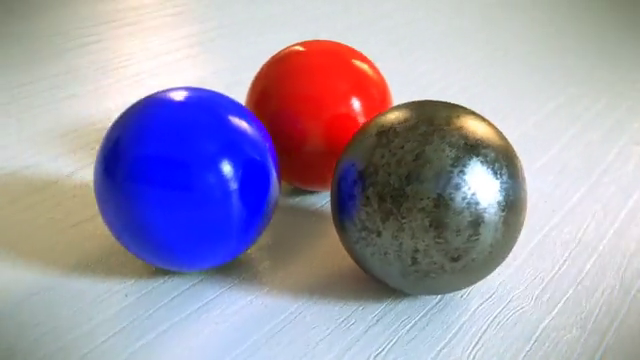
#> input picture CV_Builder_Series/ball.png, 640 x 360 px
$ python task6_3.py
#> lines starting #> are read from the running program, lines starting #| are printed output that depends on the picture
import cv2

path = "../ball.png"

img = cv2.imread(path)
#> img is the input picture: shape (360, 640, 3); mean B, G, R 175.4, 155.8, 161.7
size = img.shape
#> size = (360, 640, 3)
w = size[0]
#> w = 360
h = size[1]
#> h = 640

center = (int(h/2), int(w/2))
#> center = (320, 180)
M = cv2.getRotationMatrix2D(center, 45, 1)
img_rotate = cv2.warpAffine(img, M, (h, w))
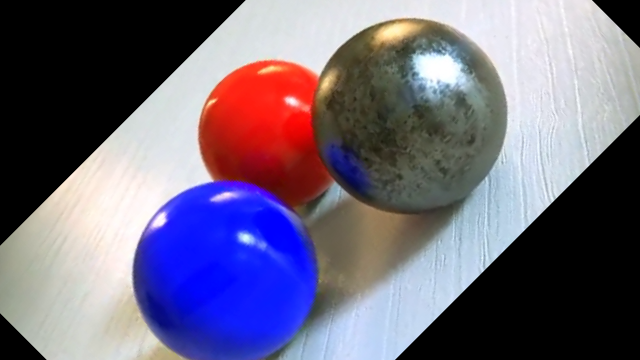
#> img_rotate: shape (360, 640, 3); mean B, G, R 125.2, 104, 111.3

cv2.imshow("Actual", img)
cv2.imshow("Rotated", img_rotate)

cv2.waitKey()
cv2.destroyAllWindows()

$ run again, with CV_Builder_Series/mrBean.png copied over CV_Builder_Series/ball.png
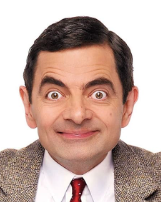
#> input picture CV_Builder_Series/mrBean.png, 161 x 202 px
#> img is the input picture: shape (202, 161, 3); mean B, G, R 163.6, 172.3, 197.7
#> `img_rotate = cv2.warpAffine(img, M, (h, w))`:
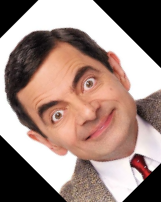
#> img_rotate: shape (202, 161, 3); mean B, G, R 127.6, 135.3, 158.9

$ run again, with CV_Builder_Series/robert.jpeg saved as CV_Builder_Series/ball.png
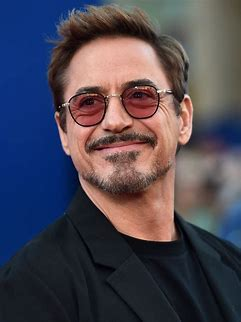
#> input picture CV_Builder_Series/robert.jpeg, 241 x 322 px
#> img is the input picture: shape (322, 241, 3); mean B, G, R 83.4, 71.4, 76
#> `img_rotate = cv2.warpAffine(img, M, (h, w))`:
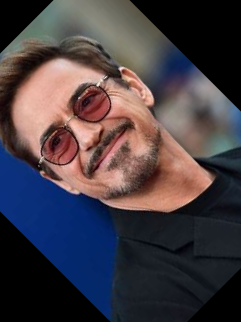
#> img_rotate: shape (322, 241, 3); mean B, G, R 68.1, 61.9, 69.8
